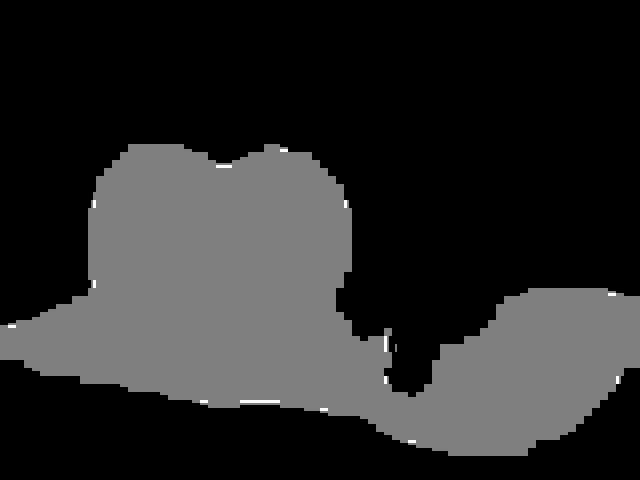
#> input picture PythonRobotics/RoboticVision/DloPerception/mask_img.jpg, 640 x 480 px
$ python get_keypoints.py
#> lines starting #> are read from the running program, lines starting #| are printed output that depends on the picture; after the words box and inside, x2 and y2 are one past the last pixel; in counts of white or black regions, pixels touching at a corner belong together
#> further down, mask is the input picture: shape (480, 640); min 0, max 2, mean 0.331
import cv2
import numpy as np
from skimage.morphology import skeletonize
from scipy.spatial.distance import cdist
import matplotlib.pyplot as plt
import seaborn as sns


def extract_uniform_keypoints(mask, num_keypoints=10):
    # Step 1: 预处理 Mask（转换为二值图像）
#> called with num_keypoints = 40
    mask = (mask > 0).astype(np.uint8)  # 确保是二值
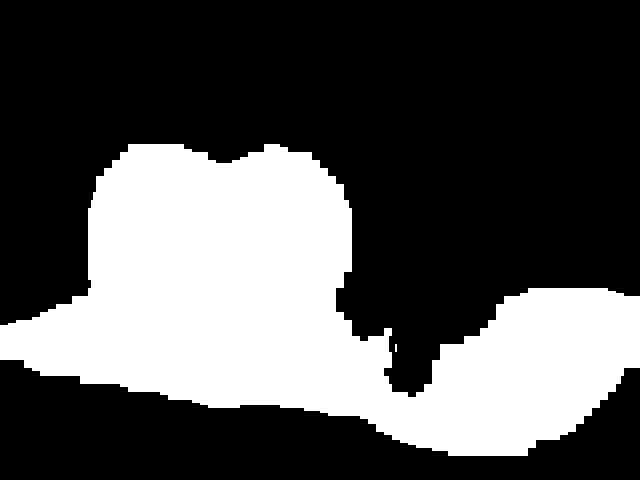
#> mask: shape (480, 640); values 0 (black) and 1 (white), 32.9% white; 2 white regions (1 under 20 px), largest, box (x1, y1, x2, y2) and area: (0, 144, 640, 456) 101040
    plt.imshow(mask, cmap="gray")
    plt.show()

    mask = cv2.erode(mask, kernel=np.ones((4, 4), dtype=np.uint8), iterations=1)
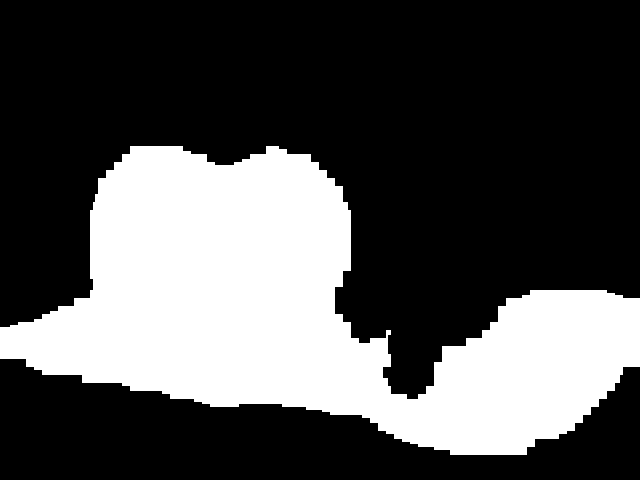
#> mask: shape (480, 640); values 0 (black) and 1 (white), 31.8% white; 1 white region, box (x1, y1, x2, y2) and area: (0, 146, 640, 455) 97804
    mask = cv2.dilate(mask, kernel=np.ones((4, 4), dtype=np.uint8), iterations=1)
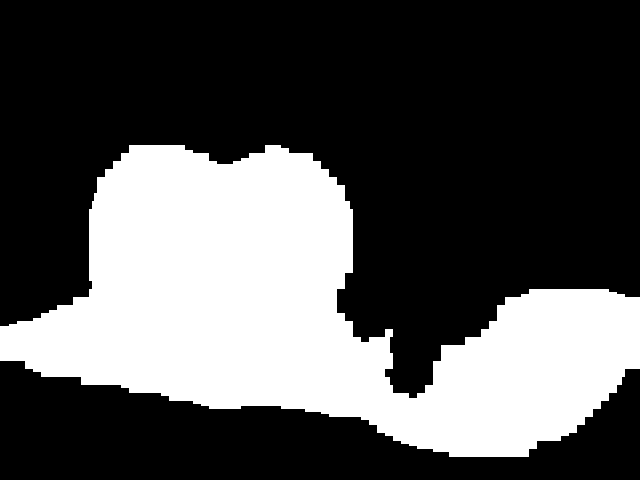
#> mask: shape (480, 640); values 0 (black) and 1 (white), 32.9% white; 1 white region, box (x1, y1, x2, y2) and area: (0, 145, 640, 457) 101003
    plt.imshow(mask, cmap="gray")
    plt.show()

    # Step 2: 骨架化（得到单像素宽的中心线）
    skeleton = skeletonize(mask, method="lee").astype(np.uint8)
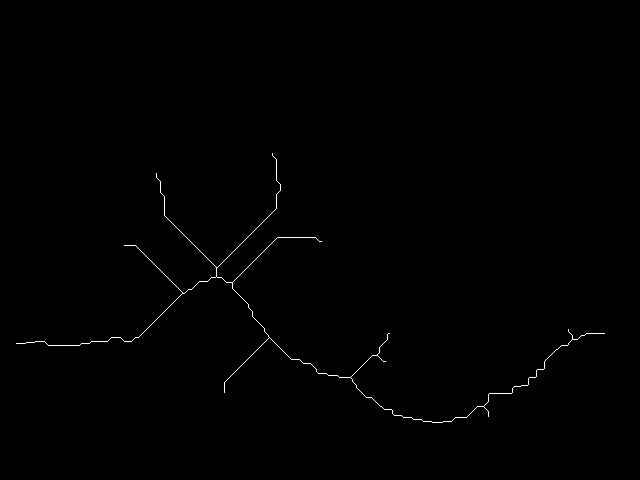
#> skeleton: shape (480, 640); values 0 (black) and 1 (white), 0.37% white in thin lines or dots, all inside (x1, y1, x2, y2) = (16, 153, 605, 423)
    plt.imshow(skeleton, cmap="gray")
    plt.show()

    # Step 3: 获取骨架的像素点坐标
    yx_points = np.column_stack(np.where(skeleton > 0))  # (N, 2) 形式
#> yx_points = 1146 pairs, first value 153 to 422, second value 16 to 604

    # Step 4: 计算骨架点之间的距离矩阵
    dists = cdist(yx_points, yx_points)
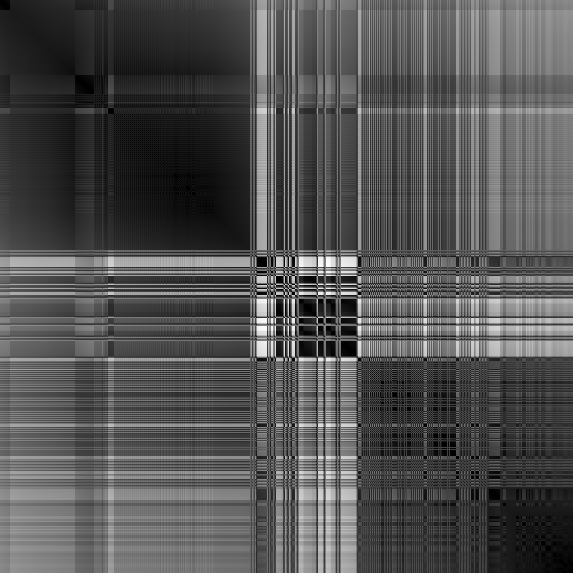
#> dists: shape (1146, 1146) float64 (shown at 1/2 size); min 0, max 588.1, mean 191.1; drawn with min black and max white

    # Step 5: 找到端点（度为1的点）
    neighbor_count = np.sum(dists < 2, axis=0)  # 计算邻近点数
#> neighbor_count = 1146 values, max 4 at index 316, min 2 at index 0, mean 3.01
    end_points = yx_points[neighbor_count == 2]
#> end_points = [[153, 272], [173, 156], [241, 321], [245, 124], [329, 568], [333, 389], [333, 604], [343, 16], [361, 385], [392, 224], [416, 488]]

    # Step 6: 选择起点（端点之一）
    start_point = end_points[0]
#> start_point = [153, 272]

    # Step 7: 构造一条有序的曲线
    sorted_curve = [start_point]
#> sorted_curve = [[153, 272]]
    remaining_points = set(map(tuple, yx_points))
#> remaining_points = 1146 items
    remaining_points.remove(tuple(start_point))

    while remaining_points:
        last_point = sorted_curve[-1]
        # 找到下一个最接近的点
        next_point = min(
            remaining_points, key=lambda p: np.linalg.norm(np.array(p) - last_point)
        )
        sorted_curve.append(next_point)
        remaining_points.remove(next_point)
#> this loop made 1145 passes
#> (last_point, next_point) on passes 1 to 3: ([153, 272], (154, 272)), ((154, 272), (155, 272)), ((155, 272), (156, 273))
#> after the loop, remaining_points = 0 items; sorted_curve has the same summary as yx_points

    sorted_curve = np.array(sorted_curve)  # (M, 2)

    # Step 8: 计算累积弧长
    distances = np.cumsum(np.linalg.norm(np.diff(sorted_curve, axis=0), axis=1))
#> distances = 1145 values from 1 to 2001.7
    distances = np.insert(distances, 0, 0)  # 插入起始点
#> distances = 1146 values from 0 to 2001.7

    # Step 9: 在曲线等间距采样 keypoints
    sample_points = np.linspace(0, distances[-1], num_keypoints)
#> sample_points = 40 values from 0 to 2001.7
    keypoints = np.zeros((num_keypoints, 2))

    for i, sp in enumerate(sample_points):
        idx = np.searchsorted(distances, sp)
        keypoints[i] = sorted_curve[idx]
#> this loop made 40 passes
#> idx on passes 1 to 12: 0, 47, 86, 125, 166, 203, 218, 253, 261, 297, 330, 369
#> after the loop, keypoints = 40 pairs, first value 153 to 421, second value 16 to 602

    return keypoints.astype(int)


if __name__ == "__main__":
    # 示例：加载 Mask 并提取关键点
    num_keypoint = 40
    mask = cv2.imread("./mask_img.jpg", cv2.IMREAD_GRAYSCALE)  # 读取灰度图
    keypoints = extract_uniform_keypoints(mask, num_keypoints=num_keypoint)

    # 可视化结果
    clrs = sns.color_palette("coolwarm", n_colors=num_keypoint).as_hex()
    plt.imshow(mask, cmap="gray")

    plt.scatter(keypoints[:, 1], keypoints[:, 0], c="r", s=20)
    plt.show()
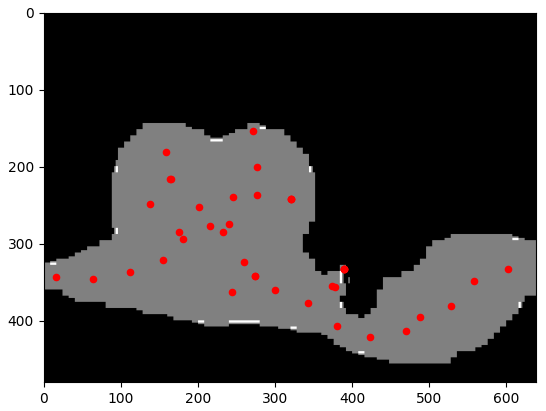
#> figure drawn by matplotlib, 1 panel
